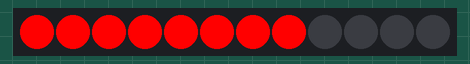
Simulated run of this sketch. Board: Arduino Uno, built with avr-gcc and run on an emulated ATmega328P. Parts: 12 RGB LEDs in strip order, left to right. Random numbers use the default seed unless the sketch sets one.

Above: at 0.1 s.
At 4.1 s:
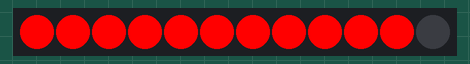
At 7.1 s:
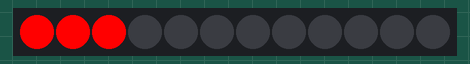
At 15.1 s:
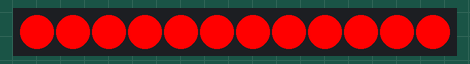
At 27.1 s:
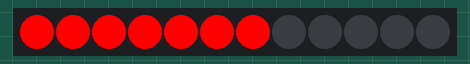
At 39.1 s:
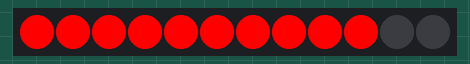

Measured:
- what the display in image 1 shows lasts 0.5 s, from 4.0 s to 4.5 s

The sketch:

random_test.ino
```cpp
#include <Adafruit_NeoPixel.h>

#define PIN 9  // LED data pin
#define buttonPin 6   //Button pin
int buttonPushCounter = 0;   // counter for the number of button presses
int buttonState = LOW;  // Button state HIGH / LOW
int lastButtonState = LOW;     // previous state of the button

int offset = 0;//?

int voorspellingCount = 0;

//INITIALIZE STRIP
Adafruit_NeoPixel strip = Adafruit_NeoPixel(12, PIN, NEO_GRB + NEO_KHZ800); //108?
void setup() {
  // put your setup code here, to run once:
  strip.begin();
  strip.setBrightness(255); // between 0- 255
  strip.show();
}

void loop() {

  // put your main code here, to run repeatedly:
  int program = random(0,12);
  for( int i = 0; i <= program; i++ ){
       strip.setPixelColor(i, strip.Color(255,0,0));
    }
   strip.show();
   delay(500);
   for( int i = 0; i <= program; i++ ){
       strip.setPixelColor(i, strip.Color(0,0,0));
    }
   strip.show();
   delay(500);
}
```
